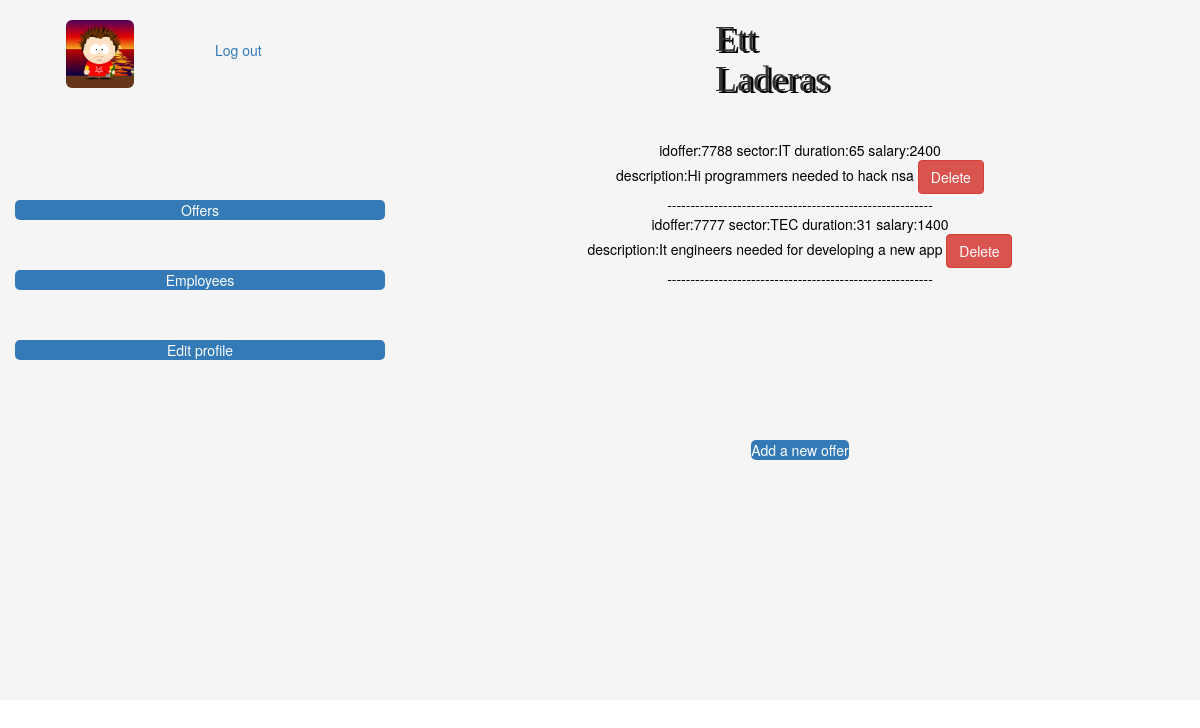
/code/offers.php, run on an earlier commit of the app's database.
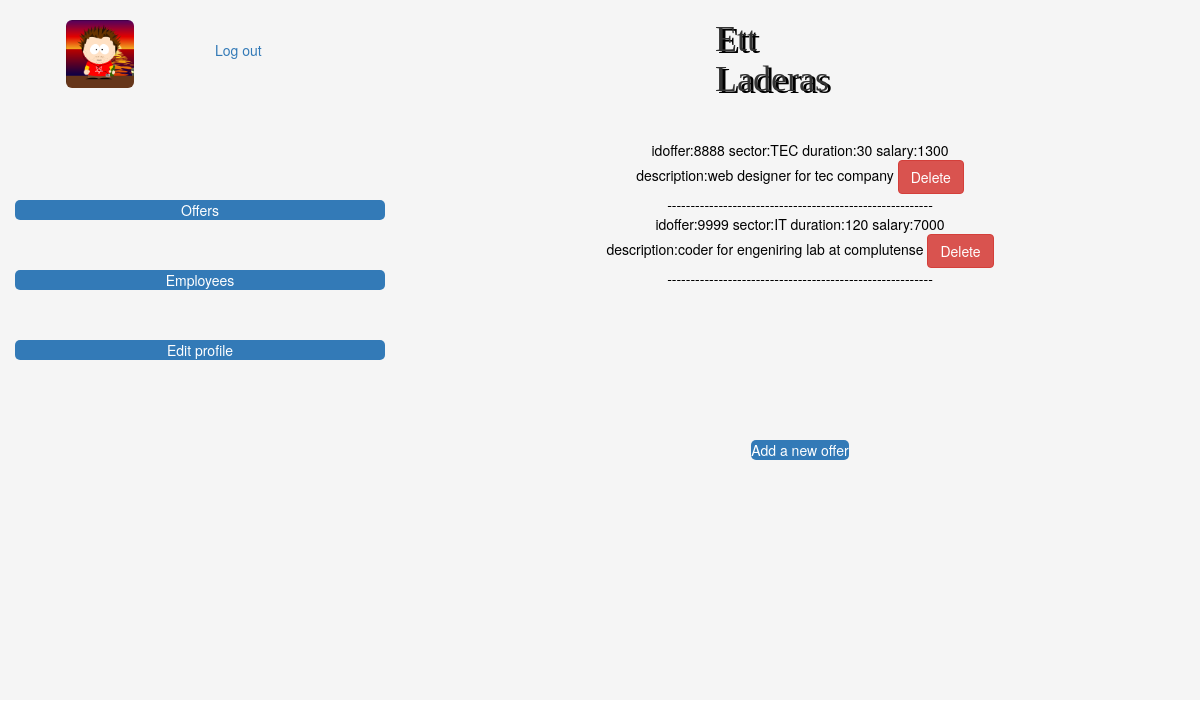
And on a later commit of the database.
### tables this page shows
CREATE TABLE `joboffers` (
  `idoffer` varchar(8) NOT NULL,
  `sector` varchar(8) NOT NULL,
  `duration` int(100) NOT NULL,
  `salary` int(100) NOT NULL,
  `description` text NOT NULL
);

### code/database.php (called while the page is built, shortened)
<?php
 class database  {
     public function  getAllOffers(){
         $db=mysqli_connect("localhost","root","","ett_laderas");
         $sql = "select *from joboffers ";
         return mysqli_query($db,$sql);
     }
    public function showAllOffers(){
         $result=$this->getAllOffers();
         $array=null;
         if ($result->num_rows>0){
             while ($row=$result->fetch_assoc()){
                 $array[]=$row;
             }
         }
         return $array;
    }
}
?>

### code/offers.php (the view, shortened to what this page needs)
<?php
include  'database.php';
?>
<!DOCTYPE html>
<html lang="en">
<head>
    <link rel="stylesheet" type="text/css" href="stylemaincontent.css">
    <link href="//maxcdn.bootstrapcdn.com/bootstrap/3.3.0/css/bootstrap.min.css" rel="stylesheet" id="bootstrap-css">
</head>
<body>
<div class="container-fluid">
    <?php
    include 'mainhead.php';
    ?>
    <div class="row">
        <?php
        include 'mainmenu.php';
        ?>
        <div class="col-lg-8">
            <div class="content">
                <?php
                  $data=new database();
                $offers= $data->showAllOffers();
                if($offers!=null) {
                    foreach ($offers as $value) {?>
                       <tr>
                          <td> <?php echo  "idoffer:".$value['idoffer']." ";?></td>
                           <td><?php echo  "sector:".$value['sector']." ";?></td>
                           <td><?php echo  "duration:".$value['duration']." ";?></td>
                           <td><?php echo  "salary:".$value['salary']." </br>";?></td>
                           <td><?php echo  "description:".$value['description']?></td>
                           <td>
                               <a onclick="return confirm('Want to delete this offer?')" href="offers.php?offer=<?php echo $value['idoffer']?>"
                                  class="btn btn-danger">Delete</a></br>
                           </td>
                           <td><?php echo "---------------------------------------------------------"?></td></br>
                       </tr>
                  <?php  }
                }else echo" no job offers ";
                        ?>
            </div>
            <div class="row">
                <div class="col-lg-12" style="text-align: center">
                    <a class="btn-primary"  href="addoffer.php">Add a new offer</a></br>
                </div>
            </div>
        </div>
    </div>
</div>
</body>
</html>

### code/mainhead.php (shortened to what this page needs)
<div class="row">
    <div class="col-lg-2">
        <div class="img">
            <img src="imgs/avatar.png" alt="avatar" width="40%" class="img-rounded">
        </div>
    </div>
    <div class="col-lg-5">
        <div class="header">
            <a href="logout.php">Log out
            </a>
        </div>
    </div>
    <div class="col-lg-5">
        <div class="title" style="width: 50px">
            <h1>Ett Laderas</h1>
        </div>
    </div>
</div >

### code/mainmenu.php
<div class="col-lg-4">
    <div class="menu">
        <div class="btn-primary">
            <a  href="offers.php" class="btn-primary">Offers </a>
        </div>
        <div class="btn-primary">
            <a  href="viewemployee.php" class="btn-primary">Employees </a>
        </div>
        <div class="btn-primary">
            <a  href="profile.php" class="btn-primary">Edit profile</a>
        </div>
    </div>
</div>

### code/stylemaincontent.css (style rules this page uses)
.container-fluid { background-color: whitesmoke; }
.header { background-color: whitesmoke; text-align: left; cursor: pointer; height: 100px; margin-top: 40px; }
.img { height: 50px; margin-top: 20px; text-align: center; }
.content { background-color: whitesmoke; color: black; height: 300px; text-align: center; }
.menu { background-color: whitesmoke; color: black; height: 500px; text-align:center; margin-top: 60px; }
.btn-primary { background-color: lightskyblue; border-radius: 5px; margin-bottom: 50px; text-decoration: none; }
.title { text-shadow: 3px 2px black; font-size: large; font-family: "MS PGothic"; }

What changed in the data, as far as the page shows it:
removed joboffers: idoffer "7788", sector "IT", duration "65", salary "2400", description "Hi programmers needed to hack nsa"
removed joboffers: idoffer "7777", sector "TEC", duration "31", salary "1400", description "It engineers needed for developing a new app"
added joboffers: idoffer "8888", sector "TEC", duration "30", salary "1300", description "web designer for tec company"
added joboffers: idoffer "9999", sector "IT", duration "120", salary "7000", description "coder for engeniring lab at complutense"
